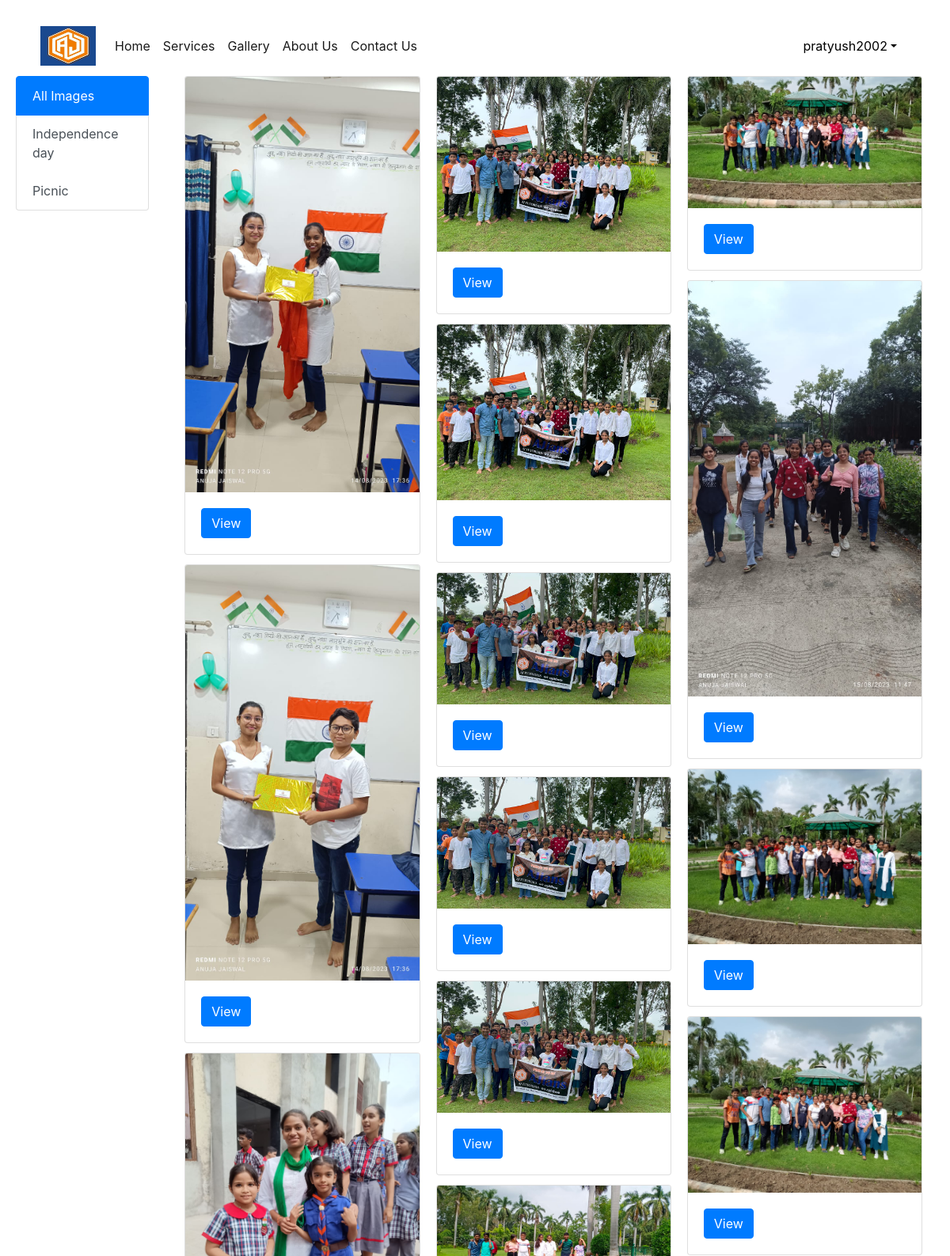
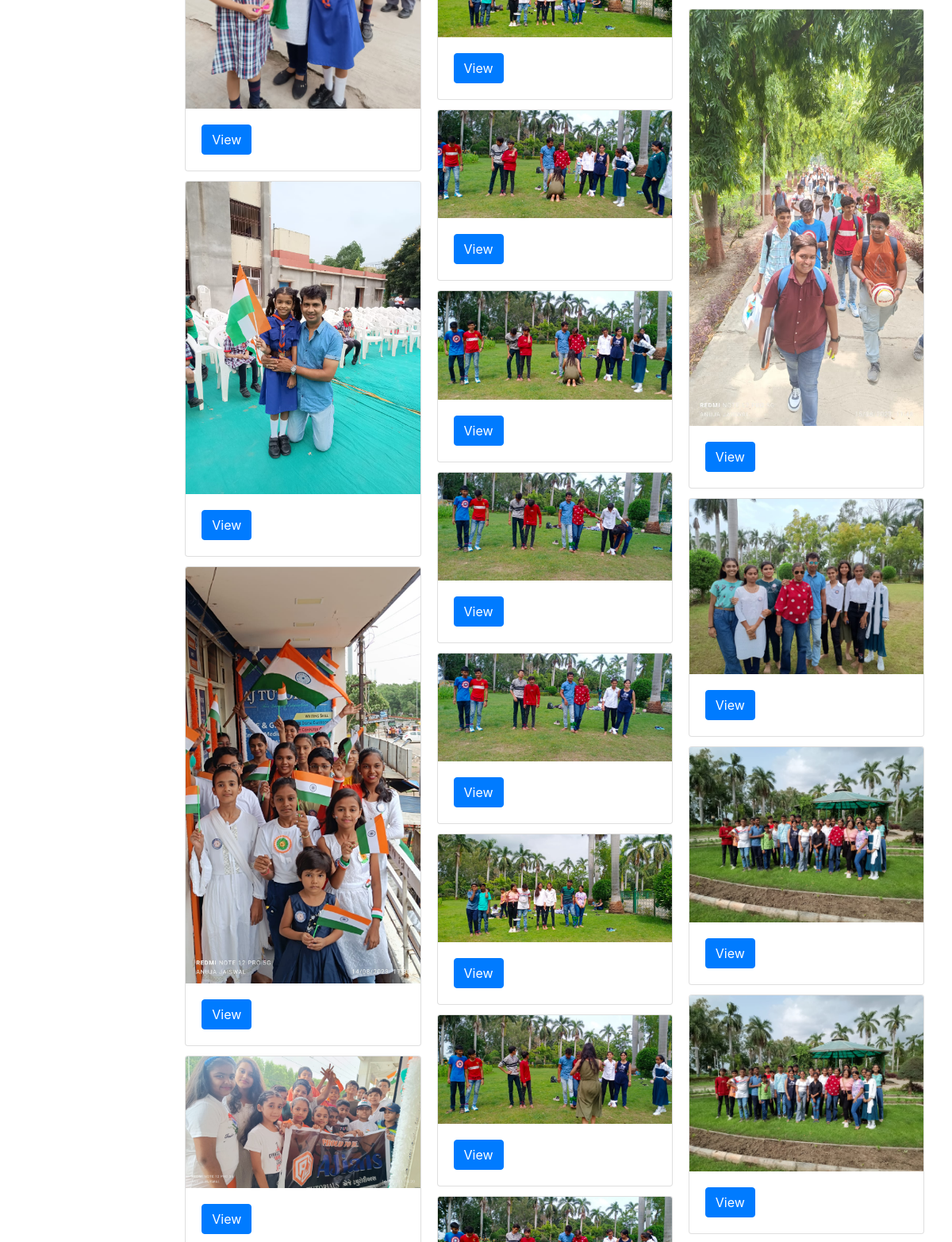
The app's page /gallery/ (signed in, upper part) with its own data (2 pictures, top to bottom).
### coachingapp/models.py (models this page shows, shortened)
class Category(models.Model):
    title=models.CharField(max_length=100)
    desc=models.TextField()

class Image(models.Model):
    title=models.CharField(max_length=100)
    image=models.ImageField(upload_to="media")
    added_date=models.DateTimeField()
    cat=models.ForeignKey(Category,on_delete=models.CASCADE)

### coachingapp/views.py (the view)
# urls.py: path('gallery/',views.gallery,name="gallery"),
@login_required
def gallery(request):
    images=Image.objects.all()
    cats=Category.objects.all()
    data={'images':images,'cats':cats}
    return render(request,"gallery.html",data)

### coachingapp/templates/gallery.html (shortened to what this page needs)
<!DOCTYPE html>
{% extends "base.html" %}
{% load static %} '
{% block gallery-info %}
<div class="row">
    <div class="col-md-2">
      <div class="list-group">
        <a href="/gallery/" class="list-group-item list-group-item-action active">
          All Images
        </a>
        {% for c in cats %}
        <a href="/category/{{c.pk}}" class="list-group-item list-group-item-action">{{c.title}}</a>
        {% endfor %}
      </div>
    </div>
    <div class="col-md-10">
      <div class="row-mt-3">
        <div class="col-md-12">
          <div class="card-columns">
            {% for i in images %}
            <div class="card">
              <img class="card-img-top" src="/static/images/{{i.image}}" alt="Card image cap">
              <div class="card-body">
                <a href="#" class="btn btn-primary" onclick="showModalwithImage('{{i.image}}')">View</a>
              </div>
            </div>
            {% endfor %}
          </div>
        </div>
      </div>
    </div>
  </div>
{% endblock gallery-info %}

### coachingapp/templates/base.html (shortened to what this page needs)
<!DOCTYPE html>
<html lang="en">
{% load static %}
<head>
  <link href="https://cdn.jsdelivr.net/npm/bootstrap@5.3.0-alpha2/dist/css/bootstrap.min.css" rel="stylesheet">
  <link href="https://cdn.jsdelivr.net/npm/bootstrap@5.3.0/dist/css/bootstrap.min.css" rel="stylesheet">
  <link rel="stylesheet" href="{% static 'css/styles.css' %}">
  <link href="https://cdn.jsdelivr.net/npm/bootstrap@5.3.0-alpha1/dist/css/bootstrap.min.css" rel="stylesheet">
</head>
<body>
  <nav class="navbar navbar-expand-lg navbar-light cool-navbar">
    <div class="container-fluid">
      <a class="navbar-brand" href="#">
        <img src="{% static "images/aj_tutorial_logo.jpg" %}" width="70" height="50"/>
      </a>
      <div class="collapse navbar-collapse" id="navbarSupportedContent">
        <ul class="navbar-nav me-auto mb-2 mb-lg-0">
          {% if request.user.is_authenticated %}
          <li class="nav-item">
            <a class="nav-link active" aria-current="page" href="{% url 'home' %}">Home</a>
          </li>
          <li class="nav-item">
            <a class="nav-link active" aria-current="page" href="{% url 'services' %}">Services</a>
          </li>
          <li class="nav-item">
            <a class="nav-link active" href="{% url 'gallery' %}">Gallery</a>
          </li>
          <li class="nav-item">
            <a class="nav-link active" href="{% url 'about' %}">About Us</a>
          </li>
          <li class="nav-item">
            <a class="nav-link active" href="{% url 'contact' %}">Contact Us</a>
          </li>
        </ul>
      </div>
      <ul class="navbar-nav me-auto mb-2 mb-lg-0">
        <li class="nav-item dropdown mx-2">
          <a class="nav-link dropdown-toggle text-black" href="#"
          id="profileDropdown" role="button" data-bs-toggle="dropdown" aria-expanded="false">{{request.user}}</a>
        </li>
        {% endif %}
      </ul>
    </div>
  </nav>
  {% block gallery-info %}{% endblock gallery-info %}
  <link rel="stylesheet" href="https://maxcdn.bootstrapcdn.com/bootstrap/4.0.0/css/bootstrap.min.css">
  <link rel="stylesheet" href="https://stackpath.bootstrapcdn.com/bootstrap/4.3.1/css/bootstrap.min.css">
</body>
</html>

### coachingapp/static/css/styles.css (style rules this page uses)
@media only screen and (min-width: 601px) { body { font-size: 18px; padding: 20px; } }

### coachingapp/templates/base.html (style rules this page uses)
.cool-navbar { background-color: #ffffff; color: #ffffff; }

### records on screen
Category: title "Independence day"
Category: title "Picnic"
Image: image (picture)
Image: image (picture)
Image: image (picture)
Image: image (picture)
Image: image (picture)
Image: image (picture)
Image: image (picture)
Image: image (picture)
Image: image (picture)
Image: image (picture)
Image: image (picture)
Image: image (picture)
Image: image (picture)
Image: image (picture)
Image: image (picture)
Image: image (picture)
Image: image (picture)
Image: image (picture)
Image: image (picture)
Image: image (picture)
Image: image (picture)
Image: image (picture)
Image: image (picture)
Image: image (picture)
Image: image (picture)
Image: image (picture)
Image: image (picture)

### other values on screen
{{ request.user }} "pratyush2002"
